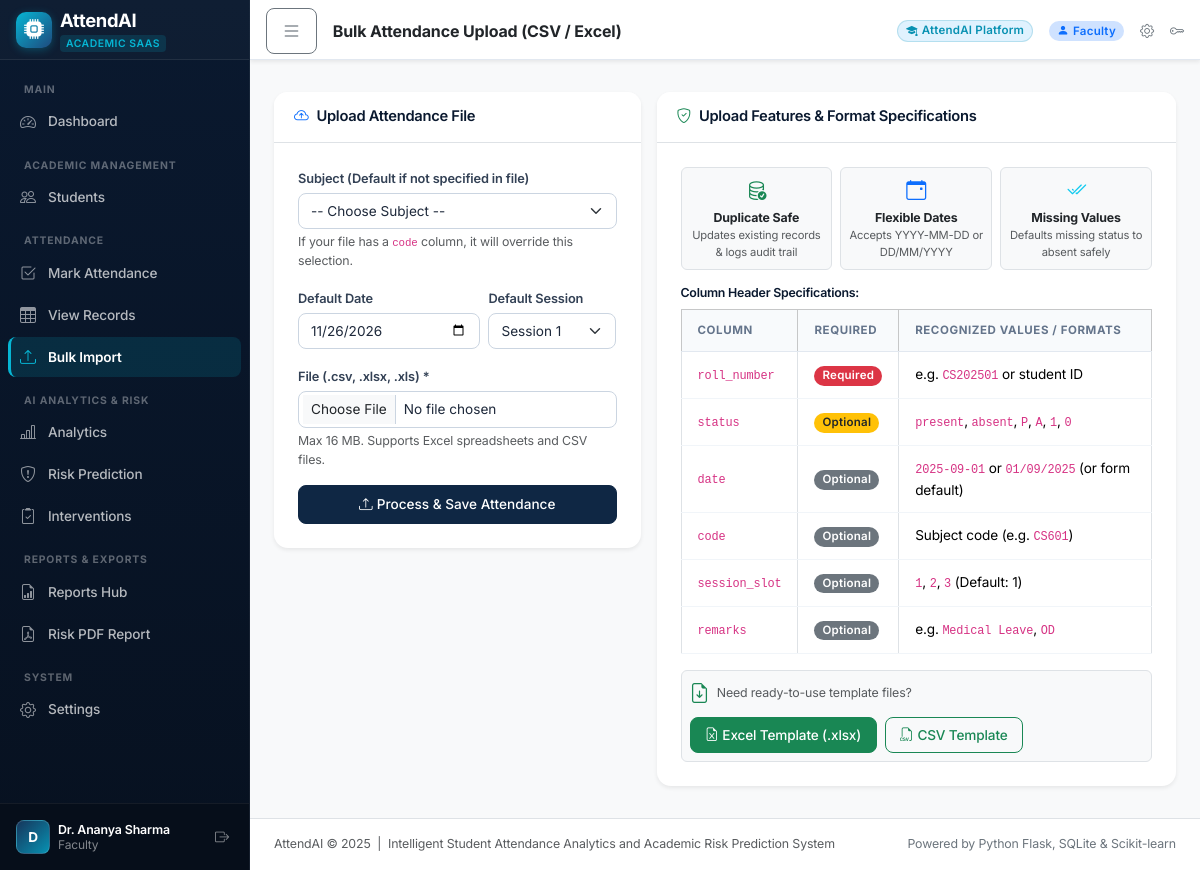
Screenshot of /attendance/import (signed in) with the database file from the repository.
### database/models.py (models this page shows, shortened)
class Faculty(db.Model):
    __tablename__ = "faculty"
    id          = db.Column(db.Integer, primary_key=True)
    user_id     = db.Column(db.Integer, db.ForeignKey("users.id", ondelete="CASCADE"), nullable=False, unique=True)
    name        = db.Column(db.String(128), nullable=False)
    department  = db.Column(db.String(100), default="Computer Science")
    employee_id = db.Column(db.String(50), unique=True, index=True)
    phone       = db.Column(db.String(20))
    user          = db.relationship("User", back_populates="faculty_profile")
    subjects      = db.relationship("Subject", back_populates="faculty", lazy="dynamic")
    interventions = db.relationship("Intervention", back_populates="faculty", lazy="dynamic")

class User(UserMixin, db.Model):
    __tablename__ = "users"
    id            = db.Column(db.Integer, primary_key=True)
    username      = db.Column(db.String(64), unique=True, nullable=False, index=True)
    email         = db.Column(db.String(120), unique=True, nullable=False)
    password_hash = db.Column(db.String(256), nullable=False)
    role          = db.Column(db.String(20), nullable=False, default="faculty")
    is_active     = db.Column(db.Boolean, default=True)
    created_at    = db.Column(db.DateTime, default=datetime.utcnow)
    faculty_profile = db.relationship(
        "Faculty",
        back_populates="user",
        uselist=False,
        cascade="all, delete-orphan"
    )
    marked_attendances = db.relationship(
        "AttendanceRecord",
        foreign_keys="AttendanceRecord.marked_by",
        back_populates="marker"
    )
    attendance_corrections = db.relationship(
        "AttendanceEditHistory",
        foreign_keys="AttendanceEditHistory.edited_by",
        back_populates="editor"
    )
    @property
    def is_admin(self) -> bool:
        return self.role == "admin"
    @property
    def display_name(self) -> str:
        if self.faculty_profile:
            return self.faculty_profile.name
        return self.username

### routes/attendance.py (the view, shortened to what this page needs)
@attendance_bp.route("/import", methods=["GET", "POST"])
@login_required
def bulk_import():
    semesters = Semester.query.order_by(Semester.year.desc()).all()
    subjects  = Subject.query.order_by(Subject.code).all()
    return render_template(
        "attendance/import.html",
        semesters=semesters,
        subjects=subjects,
        today=date.today().isoformat()
    )

### app.py (called while the page is built)
@login_manager.user_loader
def load_user(user_id: str):
    return db.session.get(User, int(user_id))

### templates/attendance/import.html (shortened to what this page needs)
{% extends "base.html" %}
{% block page_title %}Bulk Attendance Upload (CSV / Excel){% endblock %}
{% block content %}
<div class="row g-3">
  <div class="col-lg-5">
    <div class="card border-0 shadow-sm">
      <div class="card-header bg-white border-bottom py-3">
        <h6 class="mb-0 fw-semibold"><i class="bi bi-cloud-arrow-up me-2 text-primary"></i>Upload Attendance File</h6>
      </div>
      <div class="card-body p-4">
        <form method="POST" enctype="multipart/form-data">
          <div class="mb-3">
            <label class="form-label small fw-semibold">Subject (Default if not specified in file)</label>
            <select name="subject_id" class="form-select form-select-sm">
              <option value="">-- Choose Subject --</option>
            </select>
            <div class="form-text small">If your file has a <code>code</code> column, it will override this selection.</div>
          </div>
          <div class="row g-2 mb-3">
            <div class="col-7">
              <label class="form-label small fw-semibold">Default Date</label>
              <input type="date" name="default_date" class="form-control form-control-sm" value="{{ today }}" />
            </div>
            <div class="col-5">
              <label class="form-label small fw-semibold">Default Session</label>
              <select name="default_session" class="form-select form-select-sm">
                <option value="1">Session 1</option>
              </select>
            </div>
          </div>
          <div class="mb-3">
            <label class="form-label small fw-semibold">File (.csv, .xlsx, .xls) *</label>
            <input type="file" name="file" class="form-control form-control-sm" accept=".csv,.xlsx,.xls" required />
            <div class="form-text small">Max 16 MB. Supports Excel spreadsheets and CSV files.</div>
          </div>
          <button type="submit" class="btn btn-primary w-100 py-2">
            <i class="bi bi-upload me-1"></i>Process &amp; Save Attendance
          </button>
        </form>
      </div>
    </div>
  </div>
  <div class="col-lg-7">
    <div class="card border-0 shadow-sm mb-3">
      <div class="card-header bg-white border-bottom py-3">
        <h6 class="mb-0 fw-semibold"><i class="bi bi-shield-check me-2 text-success"></i>Upload Features &amp; Format Specifications</h6>
      </div>
      <div class="card-body p-4">
        <div class="row g-2 mb-3">
          <div class="col-sm-4">
            <div class="p-2 border rounded bg-light text-center">
              <i class="bi bi-database-check text-success fs-5 d-block"></i>
              <strong class="small">Duplicate Safe</strong>
              <div class="text-muted" style="font-size:0.7rem;">Updates existing records &amp; logs audit trail</div>
            </div>
          </div>
          <div class="col-sm-4">
            <div class="p-2 border rounded bg-light text-center">
              <i class="bi bi-calendar-event text-primary fs-5 d-block"></i>
              <strong class="small">Flexible Dates</strong>
              <div class="text-muted" style="font-size:0.7rem;">Accepts YYYY-MM-DD or DD/MM/YYYY</div>
            </div>
          </div>
          <div class="col-sm-4">
            <div class="p-2 border rounded bg-light text-center">
              <i class="bi bi-check2-all text-info fs-5 d-block"></i>
              <strong class="small">Missing Values</strong>
              <div class="text-muted" style="font-size:0.7rem;">Defaults missing status to absent safely</div>
            </div>
          </div>
        </div>
        <h6 class="fw-semibold small mb-2">Column Header Specifications:</h6>
        <div class="table-responsive">
          <table class="table table-sm table-bordered mb-3">
            <thead class="table-light">
              <tr><th>Column</th><th>Required</th><th>Recognized Values / Formats</th></tr>
            </thead>
            <tbody>
              <tr><td><code>roll_number</code></td><td><span class="badge bg-danger">Required</span></td><td>e.g. <code>CS202501</code> or student ID</td></tr>
              <tr><td><code>status</code></td><td><span class="badge bg-warning text-dark">Optional</span></td><td><code>present</code>, <code>absent</code>, <code>P</code>, <code>A</code>, <code>1</code>, <code>0</code></td></tr>
              <tr><td><code>date</code></td><td><span class="badge bg-secondary">Optional</span></td><td><code>2025-09-01</code> or <code>01/09/2025</code> (or form default)</td></tr>
              <tr><td><code>code</code></td><td><span class="badge bg-secondary">Optional</span></td><td>Subject code (e.g. <code>CS601</code>)</td></tr>
              <tr><td><code>session_slot</code></td><td><span class="badge bg-secondary">Optional</span></td><td><code>1</code>, <code>2</code>, <code>3</code> (Default: 1)</td></tr>
              <tr><td><code>remarks</code></td><td><span class="badge bg-secondary">Optional</span></td><td>e.g. <code>Medical Leave</code>, <code>OD</code></td></tr>
            </tbody>
          </table>
        </div>
        <div class="d-flex flex-wrap align-items-center justify-content-between p-2 bg-light border rounded gap-2">
          <div class="small text-muted">
            <i class="bi bi-file-earmark-arrow-down me-1 text-success fs-5 align-middle"></i>
            Need ready-to-use template files?
          </div>
          <div class="d-flex gap-2">
            <a href="{{ url_for('reports.template_excel') }}" class="btn btn-sm btn-success">
              <i class="bi bi-file-earmark-excel me-1"></i>Excel Template (.xlsx)
            </a>
            <a href="{{ url_for('attendance.download_template') }}" class="btn btn-sm btn-outline-success">
              <i class="bi bi-filetype-csv me-1"></i>CSV Template
            </a>
          </div>
        </div>
      </div>
    </div>
  </div>
</div>
{% endblock %}

### templates/base.html (shortened to what this page needs)
<!DOCTYPE html>
<html lang="en">
<head>
  <link href="https://cdn.jsdelivr.net/npm/bootstrap@5.3.3/dist/css/bootstrap.min.css" rel="stylesheet" />
  <link href="https://cdn.jsdelivr.net/npm/bootstrap-icons@1.11.3/font/bootstrap-icons.css" rel="stylesheet" />
  <link href="{{ url_for('static', filename='css/custom.css') }}" rel="stylesheet" />
</head>
<body class="bg-light">
<div class="d-flex" id="wrapper">
  <nav id="sidebar" class="sidebar d-flex flex-column p-0">
    <div class="sidebar-brand d-flex align-items-center px-3">
      <div class="d-flex align-items-center gap-2">
        <div class="sidebar-brand-icon">
          <i class="bi bi-cpu-fill text-white fs-5"></i>
        </div>
        <div>
          <div class="sidebar-brand-text">AttendAI</div>
          <div class="sidebar-brand-tag">Academic SaaS</div>
        </div>
      </div>
    </div>
    <ul class="nav flex-column px-2 flex-grow-1 overflow-y-auto mt-2">
      <li class="nav-item">
        <span class="sidebar-label text-uppercase px-3">Main</span>
      </li>
      <li class="nav-item">
        {% if current_user.is_authenticated and current_user.is_admin %}
        <a class="nav-link {% if request.endpoint == 'admin.dashboard' %}active{% endif %}"
           href="{{ url_for('admin.dashboard') }}">
          <i class="bi bi-speedometer2 me-2"></i><span>Dashboard</span>
        </a>
        {% elif current_user.is_authenticated %}
        <a class="nav-link {% if request.endpoint == 'faculty.dashboard' %}active{% endif %}"
           href="{{ url_for('faculty.dashboard') }}">
          <i class="bi bi-speedometer2 me-2"></i><span>Dashboard</span>
        </a>
        {% endif %}
      </li>
      <li class="nav-item">
        <span class="sidebar-label text-uppercase px-3">Academic Management</span>
      </li>
      <li class="nav-item">
        <a class="nav-link {% if request.endpoint in ('admin.students', 'faculty.students') %}active{% endif %}"
           href="{{ url_for('admin.students') }}">
          <i class="bi bi-people me-2"></i><span>Students</span>
        </a>
      </li>
      <li class="nav-item">
        <span class="sidebar-label text-uppercase px-3">Attendance</span>
      </li>
      <li class="nav-item">
        <a class="nav-link {% if request.endpoint == 'attendance.mark' %}active{% endif %}"
           href="{{ url_for('attendance.mark') }}">
          <i class="bi bi-check2-square me-2"></i><span>Mark Attendance</span>
        </a>
      </li>
      <li class="nav-item">
        <a class="nav-link {% if request.endpoint == 'attendance.view' %}active{% endif %}"
           href="{{ url_for('attendance.view') }}">
          <i class="bi bi-table me-2"></i><span>View Records</span>
        </a>
      </li>
      <li class="nav-item">
        <a class="nav-link {% if request.endpoint == 'attendance.bulk_import' %}active{% endif %}"
           href="{{ url_for('attendance.bulk_import') }}">
          <i class="bi bi-upload me-2"></i><span>Bulk Import</span>
        </a>
      </li>
      <li class="nav-item">
        <span class="sidebar-label text-uppercase px-3">AI Analytics &amp; Risk</span>
      </li>
      <li class="nav-item">
        <a class="nav-link {% if request.endpoint == 'analytics.overview' %}active{% endif %}"
           href="{{ url_for('analytics.overview') }}">
          <i class="bi bi-bar-chart-line me-2"></i><span>Analytics</span>
        </a>
      </li>
      <li class="nav-item">
        <a class="nav-link {% if request.endpoint == 'analytics.risk_dashboard' %}active{% endif %}"
           href="{{ url_for('analytics.risk_dashboard') }}">
          <i class="bi bi-shield-exclamation me-2"></i><span>Risk Prediction</span>
        </a>
      </li>
      <li class="nav-item">
        <a class="nav-link {% if request.endpoint in ('analytics.interventions_list', 'faculty.interventions') %}active{% endif %}"
           href="{{ url_for('analytics.interventions_list') }}">
          <i class="bi bi-clipboard2-check me-2"></i><span>Interventions</span>
        </a>
      </li>
      <li class="nav-item">
        <span class="sidebar-label text-uppercase px-3">Reports &amp; Exports</span>
      </li>
      <li class="nav-item">
        <a class="nav-link {% if request.endpoint and request.endpoint.startswith('reports.') %}active{% endif %}"
           href="{{ url_for('reports.index') }}">
          <i class="bi bi-file-earmark-bar-graph me-2"></i><span>Reports Hub</span>
        </a>
      </li>
      <li class="nav-item">
        <a class="nav-link" href="{{ url_for('reports.pdf_risk') }}">
          <i class="bi bi-file-earmark-pdf me-2"></i><span>Risk PDF Report</span>
        </a>
      </li>
      <li class="nav-item">
        <span class="sidebar-label text-uppercase px-3">System</span>
      </li>
      <li class="nav-item">
        <a class="nav-link {% if request.endpoint in ('admin.settings', 'auth.settings') %}active{% endif %}"
           href="{{ url_for('auth.settings') }}">
          <i class="bi bi-gear me-2"></i><span>Settings</span>
        </a>
      </li>
    </ul>
    <div class="sidebar-footer px-3 py-3">
      {% if current_user.is_authenticated %}
      <div class="d-flex align-items-center gap-2">
        <div class="avatar-sm">{{ current_user.display_name[0] | upper }}</div>
        <div class="lh-sm overflow-hidden flex-grow-1">
          <div class="text-white fw-semibold text-truncate small">{{ current_user.display_name }}</div>
          <div class="text-white-50 text-truncate" style="font-size:0.75rem;">{{ current_user.role | capitalize }}</div>
        </div>
        <a href="{{ url_for('auth.logout') }}" class="text-white-50 link-light p-1" title="Sign Out">
          <i class="bi bi-box-arrow-right"></i>
        </a>
      </div>
      {% endif %}
    </div>
  </nav>
  <div id="page-content" class="flex-grow-1 d-flex flex-column min-vh-100">
    <nav class="navbar navbar-light bg-white px-3 py-2 topbar shadow-sm">
      <div class="d-flex align-items-center">
        <button class="btn btn-sm btn-outline-secondary" id="sidebarToggle" title="Toggle Navigation Sidebar">
          <i class="bi bi-list fs-5"></i>
        </button>
        <div class="ms-3">
          <span class="fw-bold text-dark fs-6 d-block lh-1">{% block page_title %}{% endblock %}</span>
        </div>
      </div>
      <div class="ms-auto d-flex align-items-center gap-3">
        <span class="badge badge-cyan d-none d-md-inline-flex align-items-center gap-1">
          <i class="bi bi-mortarboard-fill"></i> AttendAI Platform
        </span>
        <span class="badge bg-primary-subtle text-primary rounded-pill">
          {% if current_user.is_authenticated %}
            <i class="bi bi-person-fill me-1"></i>{{ current_user.role | capitalize }}
          {% endif %}
        </span>
        <a href="{{ url_for('auth.settings') }}" class="text-secondary" title="Settings">
          <i class="bi bi-gear"></i>
        </a>
        <a href="{{ url_for('auth.change_password') }}" class="text-secondary" title="Security & Password">
          <i class="bi bi-key"></i>
        </a>
      </div>
    </nav>
    <div class="px-4 pt-3">
    </div>
    <main class="flex-grow-1 px-4 py-3">
      {% block content %}{% endblock %}
    </main>
    <footer class="text-center py-3 text-muted small border-top bg-white mt-auto">
      <div class="container-fluid d-flex flex-wrap justify-content-between align-items-center px-4">
        <span>AttendAI &copy; {{ 2025 }} &nbsp;|&nbsp; Intelligent Student Attendance Analytics and Academic Risk Prediction System</span>
        <span class="text-secondary">Powered by Python Flask, SQLite &amp; Scikit-learn</span>
      </div>
    </footer>
  </div>
</div>
</body>
</html>

### rows the page displays
Faculty: name "D", display_name "Dr. Ananya Sharma"
User: role "Faculty"

### other values shown
{{ 2025 }} "2025"
